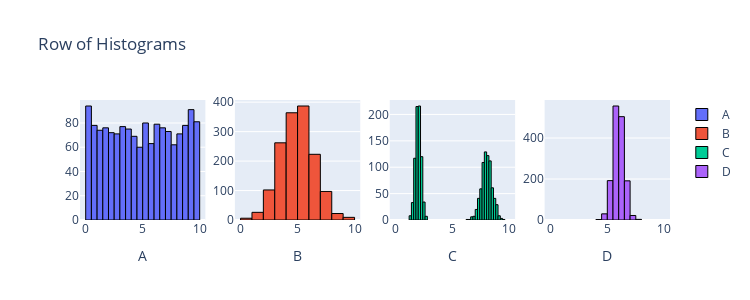

Notebook code cell kept with this figure:
### Markdown cell above
# 4. running code, answering questions.

### Code cell
from scipy import stats
import plotly.graph_objects as go
from plotly.subplots import make_subplots
import numpy as np

n = 1500
data1 = stats.uniform.rvs(0, 10, size=n)
data2 = stats.norm.rvs(5, 1.5, size=n)
data3 = np.r_[stats.norm.rvs(2, 0.25, size=int(n/2)), stats.norm.rvs(8, 0.5, size=int(n/2))]
data4 = stats.norm.rvs(6, 0.5, size=n)

fig = make_subplots(rows=1, cols=4)

fig.add_trace(go.Histogram(x=data1, name='A', nbinsx=30, marker=dict(line=dict(color='black', width=1))), row=1, col=1)
fig.add_trace(go.Histogram(x=data2, name='B', nbinsx=15, marker=dict(line=dict(color='black', width=1))), row=1, col=2)
fig.add_trace(go.Histogram(x=data3, name='C', nbinsx=45, marker=dict(line=dict(color='black', width=1))), row=1, col=3)
fig.add_trace(go.Histogram(x=data4, name='D', nbinsx=15, marker=dict(line=dict(color='black', width=1))), row=1, col=4)

fig.update_layout(height=300, width=750, title_text="Row of Histograms")
fig.update_xaxes(title_text="A", row=1, col=1)
fig.update_xaxes(title_text="B", row=1, col=2)
fig.update_xaxes(title_text="C", row=1, col=3)
fig.update_xaxes(title_text="D", row=1, col=4)
fig.update_xaxes(range=[-0.5, 10.5])

for trace in fig.data:
    trace.xbins = dict(start=0, end=10)
    
# This code was produced by just making requests to Microsoft Copilot
# https://github.com/pointOfive/stat130chat130/blob/main/CHATLOG/wk3/COP/SLS/0001_concise_makeAplotV1.md

fig.show() # USE `fig.show(renderer="png")` FOR ALL GitHub and MarkUs SUBMISSIONS

### Figure 1 — Plotly figure (JSON) as saved in the notebook; plotly's stock layout.template omitted (floating-point values rounded to 4 significant figures; data arrays with more than 128 entries replaced by an {"elided": "..."} marker saying what was removed)
{"data": [{"marker": {"line": {"color": "black", "width": 1}}, "name": "A", "nbinsx": 30, "type": "histogram", "x": {"elided": "1500 float values"}, "xaxis": "x", "xbins": {"end": 10, "start": 0}, "yaxis": "y"}, {"marker": {"line": {"color": "black", "width": 1}}, "name": "B", "nbinsx": 15, "type": "histogram", "x": {"elided": "1500 float values"}, "xaxis": "x2", "xbins": {"end": 10, "start": 0}, "yaxis": "y2"}, {"marker": {"line": {"color": "black", "width": 1}}, "name": "C", "nbinsx": 45, "type": "histogram", "x": {"elided": "1500 float values"}, "xaxis": "x3", "xbins": {"end": 10, "start": 0}, "yaxis": "y3"}, {"marker": {"line": {"color": "black", "width": 1}}, "name": "D", "nbinsx": 15, "type": "histogram", "x": {"elided": "1500 float values"}, "xaxis": "x4", "xbins": {"end": 10, "start": 0}, "yaxis": "y4"}], "layout": {"height": 300, "title": {"text": "Row of Histograms"}, "width": 750, "xaxis": {"anchor": "y", "domain": [0, 0.2125], "range": [-0.5, 10.5], "title": {"text": "A"}}, "xaxis2": {"anchor": "y2", "domain": [0.2625, 0.475], "range": [-0.5, 10.5], "title": {"text": "B"}}, "xaxis3": {"anchor": "y3", "domain": [0.525, 0.7375], "range": [-0.5, 10.5], "title": {"text": "C"}}, "xaxis4": {"anchor": "y4", "domain": [0.7875, 1], "range": [-0.5, 10.5], "title": {"text": "D"}}, "yaxis": {"anchor": "x", "domain": [0, 1]}, "yaxis2": {"anchor": "x2", "domain": [0, 1]}, "yaxis3": {"anchor": "x3", "domain": [0, 1]}, "yaxis4": {"anchor": "x4", "domain": [0, 1]}}}
